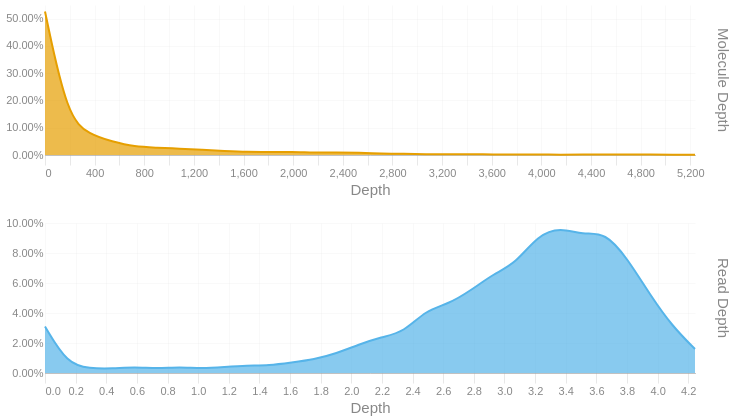

The notebook cell saved with this chart:
### Code cell
readdep = depth_hist(tb['Read Depth'], q99, 3)
readdep = readdep.with_columns(pl.lit('Read Depth').alias('Metric'))
if not SKIPLR:
    moldep = depth_hist(tb['Molecule Depth'], mol_q99, 1)
    moldep = moldep.with_columns(pl.lit('Molecule Depth').alias('Metric'))
    _hist = pl.concat([readdep, moldep])
    _hist = _hist.filter(pl.col('Proportion') != 0)
    with SafeRender(_hist):
        (
            alt.Chart(_hist)        
            .mark_area(interpolate = "basis")
            .encode(
                x=alt.X('Bin:Q').scale(domainMin=0).axis(alt.Axis(title='Depth')),
                y = alt.Y('Proportion:Q', title = None).axis(format = '.2%'),
                color = alt.Color('Metric:N').legend(None),
                row = alt.Row("Metric:N").header(title = None, labelOrient = 'right'),
                tooltip = [
                    alt.Tooltip("Metric:N", title = "Metric"),
                    alt.Tooltip('Interval:N', title = "Depth Interval"),
                    alt.Tooltip('Proportion:Q', title = "% Alignments").format('.2%')
                ]
            )
            .resolve_scale(x='independent', y='independent')
            .properties(
                height = 150, width = 650,
                usermeta={'embedOptions': {'downloadFileName': f'{samplename}.depth.hist'}}
            )
        ).display()
else:
    readdep = readdep.filter(pl.col('Proportion') != 0)
    with SafeRender(readdep):
        (
            alt.Chart(readdep)        
            .mark_area(interpolate = "basis")
            .encode(
                x=alt.X('Bin:Q').scale(domainMin=0).axis(alt.Axis(title='Depth')),
                y = alt.Y('Proportion:Q', title = None).axis(format = '.2%'),
                tooltip = [
                    alt.Tooltip('Interval:N', title = "Depth Interval"),
                    alt.Tooltip('Proportion:Q', title = "% Alignments").format('.2%')
                ]
            )
            .properties(
                usermeta={'embedOptions': {'downloadFileName': f'{samplename}.depth.hist'}}
            )
        ).display()

### Figure 1 — Vega-Lite specification as saved in the notebook (floating-point values rounded to 4 significant figures)
{"width": 650, "height": 150, "config": {"title": {"anchor": "start", "dy": -15, "fontSize": 18, "color": "#888888", "subtitleColor": "#888888", "subtitleFontSize": 14}, "arc": {"fill": "#0072B2"}, "axis": {"domainColor": "#888888", "domainWidth": 0.5, "gridWidth": 0.2, "grid": false, "titleFontWeight": 400, "titleFontSize": 15, "labelFontSize": 11, "labelColor": "#888888", "tickColor": "#888888", "tickWidth": 0.2, "titleColor": "#888888"}, "axisBand": {"grid": false}, "axisX": {"grid": true, "tickSize": 10, "domainCap": "round"}, "axisY": {"domain": false, "grid": true, "tickSize": 0, "domainCap": "round"}, "background": "transparent", "header": {"labelFontSize": 15, "labelColor": "#888888", "titleFontSize": 15, "titleFontWeight": 600, "titleColor": "#888888"}, "legend": {"labelFont": "sans-serif", "labelFontSize": 12, "labelColor": "#888888", "symbolSize": 100, "symbolType": "circle", "titleFontSize": 12, "titlePadding": 10, "titleColor": "#888888", "title": null}, "range": {"category": ["#E69F00", "#56B4E9", "#009E73", "#F0E442", "#0072B2", "#D55E00", "#CC79A7", "#000000"], "diverging": ["#cfe8f3", "#a2d4ec", "#73bfe2", "#46abdb", "#1696d2", "#12719e"]}, "area": {"fill": "#0072B2", "fillOpacity": 0.7, "line": true, "strokeOpacity": 0.7}, "line": {"color": "#0072B2", "stroke": "#0072B2", "strokeWidth": 2}, "trail": {"color": "#0072B2", "stroke": "#0072B2", "strokeWidth": 0, "size": 1}, "point": {"filled": true, "fillOpacity": 1.0, "size": 95}, "text": {"color": "#888888", "fontSize": 11, "align": "right", "fontWeight": 400, "size": 11}, "bar": {"fill": "#0072B2", "stroke": null}, "view": {"stroke": null, "continuousWidth": 660, "continuousHeight": 400}}, "data": {"name": "data-98a1a8f94b5caad91c5c80de94664d54"}, "mark": {"type": "area", "interpolate": "basis"}, "encoding": {"color": {"field": "Metric", "legend": null, "type": "nominal"}, "row": {"field": "Metric", "header": {"title": null, "labelOrient": "right"}, "type": "nominal"}, "tooltip": [{"field": "Metric", "title": "Metric", "type": "nominal"}, {"field": "Interval", "title": "Depth Interval", "type": "nominal"}, {"field": "Proportion", "format": ".2%", "title": "% Alignments", "type": "quantitative"}], "x": {"axis": {"title": "Depth"}, "field": "Bin", "scale": {"domainMin": 0}, "type": "quantitative"}, "y": {"axis": {"format": ".2%"}, "field": "Proportion", "title": null, "type": "quantitative"}}, "resolve": {"scale": {"x": "independent", "y": "independent"}}, "usermeta": {"embedOptions": {"downloadFileName": "S6_Kennetcook_3566.depth.hist"}}, "$schema": "https://vega.github.io/schema/vega-lite/v6.1.0.json", "datasets": {"data-98a1a8f94b5caad91c5c80de94664d54": [{"Bin": 0.0, "Interval": "0.0-0.146", "Proportion": 0.031, "Metric": "Read Depth"}, {"Bin": 0.146, "Interval": "0.146-0.293", "Proportion": 0.006, "Metric": "Read Depth"}, {"Bin": 0.293, "Interval": "0.293-0.439", "Proportion": 0.003, "Metric": "Read Depth"}, {"Bin": 0.439, "Interval": "0.439-0.585", "Proportion": 0.003, "Metric": "Read Depth"}, {"Bin": 0.585, "Interval": "0.585-0.732", "Proportion": 0.004, "Metric": "Read Depth"}, {"Bin": 0.732, "Interval": "0.732-0.878", "Proportion": 0.003, "Metric": "Read Depth"}, {"Bin": 0.878, "Interval": "0.878-1.024", "Proportion": 0.004, "Metric": "Read Depth"}, {"Bin": 1.024, "Interval": "1.024-1.171", "Proportion": 0.003, "Metric": "Read Depth"}, {"Bin": 1.171, "Interval": "1.171-1.317", "Proportion": 0.004, "Metric": "Read Depth"}, {"Bin": 1.317, "Interval": "1.317-1.463", "Proportion": 0.005, "Metric": "Read Depth"}, {"Bin": 1.463, "Interval": "1.463-1.61", "Proportion": 0.005, "Metric": "Read Depth"}, {"Bin": 1.61, "Interval": "1.61-1.756", "Proportion": 0.007, "Metric": "Read Depth"}, {"Bin": 1.756, "Interval": "1.756-1.902", "Proportion": 0.009, "Metric": "Read Depth"}, {"Bin": 1.902, "Interval": "1.902-2.049", "Proportion": 0.013, "Metric": "Read Depth"}, {"Bin": 2.049, "Interval": "2.049-2.195", "Proportion": 0.019, "Metric": "Read Depth"}, {"Bin": 2.195, "Interval": "2.195-2.341", "Proportion": 0.024, "Metric": "Read Depth"}, {"Bin": 2.341, "Interval": "2.341-2.488", "Proportion": 0.027, "Metric": "Read Depth"}, {"Bin": 2.488, "Interval": "2.488-2.634", "Proportion": 0.042, "Metric": "Read Depth"}, {"Bin": 2.634, "Interval": "2.634-2.78", "Proportion": 0.046, "Metric": "Read Depth"}, {"Bin": 2.78, "Interval": "2.78-2.927", "Proportion": 0.055, "Metric": "Read Depth"}, {"Bin": 2.927, "Interval": "2.927-3.073", "Proportion": 0.066, "Metric": "Read Depth"}, {"Bin": 3.073, "Interval": "3.073-3.219", "Proportion": 0.073, "Metric": "Read Depth"}, {"Bin": 3.219, "Interval": "3.219-3.366", "Proportion": 0.092, "Metric": "Read Depth"}, {"Bin": 3.366, "Interval": "3.366-3.512", "Proportion": 0.097, "Metric": "Read Depth"}, {"Bin": 3.512, "Interval": "3.512-3.658", "Proportion": 0.092, "Metric": "Read Depth"}, {"Bin": 3.658, "Interval": "3.658-3.805", "Proportion": 0.094, "Metric": "Read Depth"}, {"Bin": 3.805, "Interval": "3.805-3.951", "Proportion": 0.076, "Metric": "Read Depth"}, {"Bin": 3.951, "Interval": "3.951-4.097", "Proportion": 0.052, "Metric": "Read Depth"}, {"Bin": 4.097, "Interval": "4.097-4.244", "Proportion": 0.031, "Metric": "Read Depth"}, {"Bin": 4.244, "Interval": "4.244-4.39", "Proportion": 0.016, "Metric": "Read Depth"}, {"Bin": 0.0, "Interval": "0.0-180.6", "Proportion": 0.526, "Metric": "Molecule Depth"}, {"Bin": 180.6, "Interval": "180.6-361.3", "Proportion": 0.137, "Metric": "Molecule Depth"}, {"Bin": 361.3, "Interval": "361.3-541.9", "Proportion": 0.075, "Metric": "Molecule Depth"}, {"Bin": 541.9, "Interval": "541.9-722.5", "Proportion": 0.049, "Metric": "Molecule Depth"}, {"Bin": 722.5, "Interval": "722.5-903.1", "Proportion": 0.03, "Metric": "Molecule Depth"}, {"Bin": 903.1, "Interval": "903.1-1083.8", "Proportion": 0.027, "Metric": "Molecule Depth"}, {"Bin": 1084.0, "Interval": "1083.8-1264.4", "Proportion": 0.023, "Metric": "Molecule Depth"}, {"Bin": 1264.0, "Interval": "1264.4-1445.0", "Proportion": 0.019, "Metric": "Molecule Depth"}, {"Bin": 1445.0, "Interval": "1445.0-1625.7", "Proportion": 0.015, "Metric": "Molecule Depth"}, {"Bin": 1626.0, "Interval": "1625.7-1806.3", "Proportion": 0.011, "Metric": "Molecule Depth"}, {"Bin": 1806.0, "Interval": "1806.3-1986.9", "Proportion": 0.011, "Metric": "Molecule Depth"}, {"Bin": 1987.0, "Interval": "1986.9-2167.5", "Proportion": 0.012, "Metric": "Molecule Depth"}, {"Bin": 2168.0, "Interval": "2167.5-2348.2", "Proportion": 0.009, "Metric": "Molecule Depth"}, {"Bin": 2348.0, "Interval": "2348.2-2528.8", "Proportion": 0.009, "Metric": "Molecule Depth"}, {"Bin": 2529.0, "Interval": "2528.8-2709.4", "Proportion": 0.009, "Metric": "Molecule Depth"}, {"Bin": 2709.0, "Interval": "2709.4-2890.1", "Proportion": 0.005, "Metric": "Molecule Depth"}, {"Bin": 2890.0, "Interval": "2890.1-3070.7", "Proportion": 0.005, "Metric": "Molecule Depth"}, {"Bin": 3071.0, "Interval": "3070.7-3251.3", "Proportion": 0.003, "Metric": "Molecule Depth"}, {"Bin": 3251.0, "Interval": "3251.3-3431.9", "Proportion": 0.002, "Metric": "Molecule Depth"}, {"Bin": 3432.0, "Interval": "3431.9-3612.6", "Proportion": 0.003, "Metric": "Molecule Depth"}, {"Bin": 3613.0, "Interval": "3612.6-3793.2", "Proportion": 0.002, "Metric": "Molecule Depth"}, {"Bin": 3793.0, "Interval": "3793.2-3973.8", "Proportion": 0.002, "Metric": "Molecule Depth"}, {"Bin": 3974.0, "Interval": "3973.8-4154.5", "Proportion": 0.002, "Metric": "Molecule Depth"}, {"Bin": 4154.0, "Interval": "4154.5-4335.1", "Proportion": 0.001, "Metric": "Molecule Depth"}, {"Bin": 4335.0, "Interval": "4335.1-4515.7", "Proportion": 0.002, "Metric": "Molecule Depth"}, {"Bin": 4516.0, "Interval": "4515.7-4696.3", "Proportion": 0.002, "Metric": "Molecule Depth"}, {"Bin": 4696.0, "Interval": "4696.3-4877.0", "Proportion": 0.002, "Metric": "Molecule Depth"}, {"Bin": 4877.0, "Interval": "4877.0-5057.6", "Proportion": 0.002, "Metric": "Molecule Depth"}, {"Bin": 5058.0, "Interval": "5057.6-5238.2", "Proportion": 0.001, "Metric": "Molecule Depth"}, {"Bin": 5238.0, "Interval": "5238.2-5418.85", "Proportion": 0.001, "Metric": "Molecule Depth"}]}}
